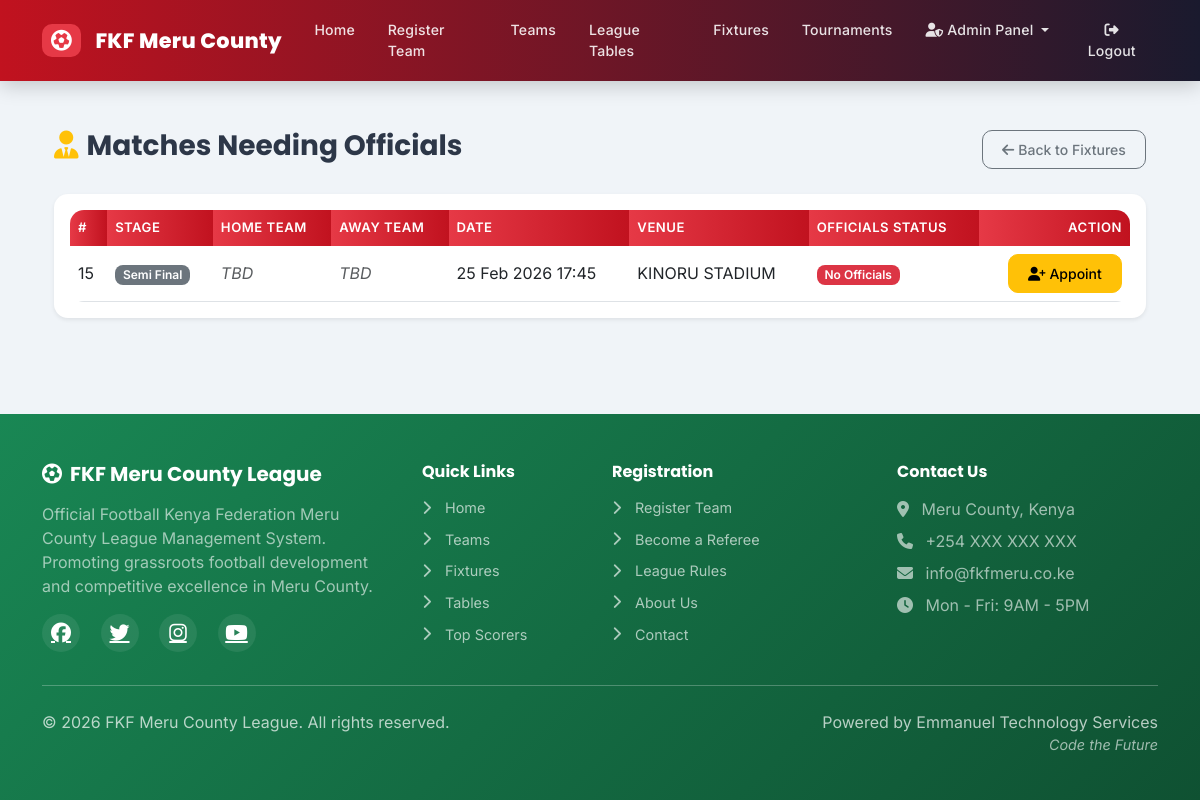
Screenshot of /tournaments/zone-d-meru-east-festiv/matches-needing-officials/ (signed in) with the database file from the repository.
### tournaments/models.py (models this page shows, shortened)
class TournamentMatch(models.Model):
    STAGE_CHOICES = [
        ('group', 'Group Stage'),
        ('round_of_32', 'Round of 32'),
        ('round_of_16', 'Round of 16'),
        ('quarter_final', 'Quarter Final'),
        ('semi_final', 'Semi Final'),
        ('third_place', 'Third Place Playoff'),
        ('final', 'Final'),
    ]
    STATUS_CHOICES = [
        ('scheduled', 'Scheduled'),
        ('live', 'Live'),
        ('completed', 'Completed'),
        ('postponed', 'Postponed'),
        ('cancelled', 'Cancelled'),
    ]
    tournament = models.ForeignKey(
        Tournament, on_delete=models.CASCADE, related_name='matches'
    )
    group = models.ForeignKey(
        TournamentGroup, on_delete=models.SET_NULL,
        null=True, blank=True, related_name='matches'
    )
    stage = models.CharField(max_length=20, choices=STAGE_CHOICES, default='group')
    match_number = models.PositiveIntegerField(
        help_text="Sequence number within the stage."
    )
    home_team = models.ForeignKey(
        TournamentTeamRegistration, on_delete=models.CASCADE,
        related_name='home_tournament_matches', null=True, blank=True,
    )
    away_team = models.ForeignKey(
        TournamentTeamRegistration, on_delete=models.CASCADE,
        related_name='away_tournament_matches', null=True, blank=True,
    )
    match_date = models.DateTimeField()
    kickoff_time = models.CharField(max_length=5, blank=True, null=True)
    venue = models.CharField(max_length=200, blank=True)
    match_duration = models.PositiveIntegerField(
        default=90,
        help_text="Total match duration in minutes (e.g. 60, 70, 80, 90)."
    )
    half_duration = models.PositiveIntegerField(
        default=45,
        help_text="Duration of each half in minutes."
    )
    extra_time_duration = models.PositiveIntegerField(
        default=30,
        help_text="Extra time duration (if applicable) in minutes."
    )
    status = models.CharField(max_length=20, choices=STATUS_CHOICES, default='scheduled')
    start_time = models.DateTimeField(null=True, blank=True)
    home_score = models.PositiveIntegerField(default=0)
    away_score = models.PositiveIntegerField(default=0)
    home_penalties = models.PositiveIntegerField(null=True, blank=True)
    away_penalties = models.PositiveIntegerField(null=True, blank=True)
    referee = models.ForeignKey(
        'referees.Referee', on_delete=models.SET_NULL, null=True, blank=True,
        related_name='tournament_matches',
    )
    notes = models.TextField(blank=True)
    created_at = models.DateTimeField(auto_now_add=True)
    updated_at = models.DateTimeField(auto_now=True)
    class Meta:
        ordering = ['match_date', 'match_number']
        unique_together = ('tournament', 'stage', 'match_number')

### tournaments/views.py (the view)
# urls.py: path('<slug:slug>/matches-needing-officials/', views.matches_needing_officials,
@login_required
@user_passes_test(admin_required)
def matches_needing_officials(request, slug):
    tournament = get_object_or_404(Tournament, slug=slug)
    matches = tournament.matches.filter(
        Q(officials__isnull=True) | Q(officials__status='PENDING')
    ).select_related('home_team__team', 'home_team__external_team',
                     'away_team__team', 'away_team__external_team').order_by('match_date')
    context = {'tournament': tournament, 'matches': matches}
    return render(request, 'tournaments/matches_needing_officials.html', context)

### tournaments/views.py (called while the page is built)
def admin_required(user):
    return user.is_superuser or user.groups.filter(name='League Admin').exists()

### templates/tournaments/matches_needing_officials.html (shortened to what this page needs)
{% extends 'base.html' %}
{% block content %}
<div class="container py-4">
    <div class="d-flex justify-content-between align-items-center mb-4">
        <h3><i class="fas fa-user-tie text-warning me-2"></i>Matches Needing Officials</h3>
        <a href="{% url 'tournaments:tournament_fixtures' tournament.slug %}" class="btn btn-outline-secondary btn-sm">
            <i class="fas fa-arrow-left me-1"></i>Back to Fixtures
        </a>
    </div>
    {% if matches %}
    <div class="card shadow-sm">
        <div class="card-body">
            <div class="table-responsive">
                <table class="table table-hover align-middle mb-0">
                    <thead class="table-light">
                        <tr>
                            <th>#</th>
                            <th>Stage</th>
                            <th>Home Team</th>
                            <th>Away Team</th>
                            <th>Date</th>
                            <th>Venue</th>
                            <th>Officials Status</th>
                            <th class="text-end">Action</th>
                        </tr>
                    </thead>
                    <tbody>
                        {% for match in matches %}
                        <tr>
                            <td>{{ match.match_number }}</td>
                            <td><span class="badge bg-secondary">{{ match.get_stage_display }}</span></td>
                            <td>
                                {% if match.home_team %}{{ match.home_team.display_name }}{% else %}<em class="text-muted">TBD</em>{% endif %}
                            </td>
                            <td>
                                {% if match.away_team %}{{ match.away_team.display_name }}{% else %}<em class="text-muted">TBD</em>{% endif %}
                            </td>
                            <td>
                                {% if match.match_date %}{{ match.match_date|date:"d M Y H:i" }}{% else %}<em class="text-muted">TBD</em>{% endif %}
                            </td>
                            <td>{{ match.venue|default:"–" }}</td>
                            <td>
                                {% if not match.officials %}
                                <span class="badge bg-danger">No Officials</span>
                                {% else %}
                                <span class="badge bg-warning text-dark">Pending</span>
                                {% endif %}
                            </td>
                            <td class="text-end">
                                <a href="{% url 'tournaments:appoint_officials' match.pk %}" class="btn btn-sm btn-warning">
                                    <i class="fas fa-user-plus me-1"></i>Appoint
                                </a>
                            </td>
                        </tr>
                        {% endfor %}
                    </tbody>
                </table>
            </div>
        </div>
    </div>
    {% else %}
    <div class="text-center py-5">
        <i class="fas fa-check-circle text-success fa-3x mb-3"></i>
        <h5>All matches have officials appointed!</h5>
        <p class="text-muted">There are no matches pending official appointments.</p>
    </div>
    {% endif %}
</div>
{% endblock %}

### static/css/app.css (style rules this page uses)
:root { --fkf-primary: #dc3545; --fkf-accent: #198754; }
body { -webkit-font-smoothing: antialiased; -moz-osx-font-smoothing: grayscale; }

### templates/base.html (style rules this page uses)
:root { --primary-red: #e63946; --primary-green: #2dc653; --primary-dark-green: #198754; --primary-white: #FFFFFF; --primary-black: #1a1a2e; --hover-green: #25a244; --accent-gold: #f4a261; --bg-light: #f0f4f8; --card-shadow: 0 4px 24px rgba(0,0,0,0.08); --card-shadow-hover: 0 8px 32px rgba(0,0,0,0.15); --radius: 14px; --transition: all 0.3s cubic-bezier(0.4,0,0.2,1); }
* { box-sizing: border-box; }
body { font-family: 'Inter', 'Segoe UI', sans-serif; background-color: var(--bg-light); display: flex; flex-direction: column; min-height: 100vh; margin: 0; padding: 0; color: #2d3748; }
h1,h2,h3,h4,h5,h6 { font-family: 'Poppins', sans-serif; font-weight: 700; }
.card { border: none; border-radius: var(--radius); box-shadow: var(--card-shadow); transition: var(--transition); overflow: hidden; }
.btn { border-radius: 10px; font-weight: 500; transition: var(--transition); padding: 0.5rem 1.2rem; }
.badge { border-radius: 8px; font-weight: 600; }
.table { border-radius: var(--radius); overflow: hidden; }
.table thead th { background: linear-gradient(90deg,var(--primary-red),#c1121f); color: white; font-weight: 600; border: none; font-size: 0.82rem; text-transform: uppercase; letter-spacing: 0.5px; }

### rows the page displays
TournamentMatch: match_number "15", stage "Semi Final", shows "TBD", match_date "25 Feb 2026 17:45", venue "KINORU STADIUM", shows "No Officials"
